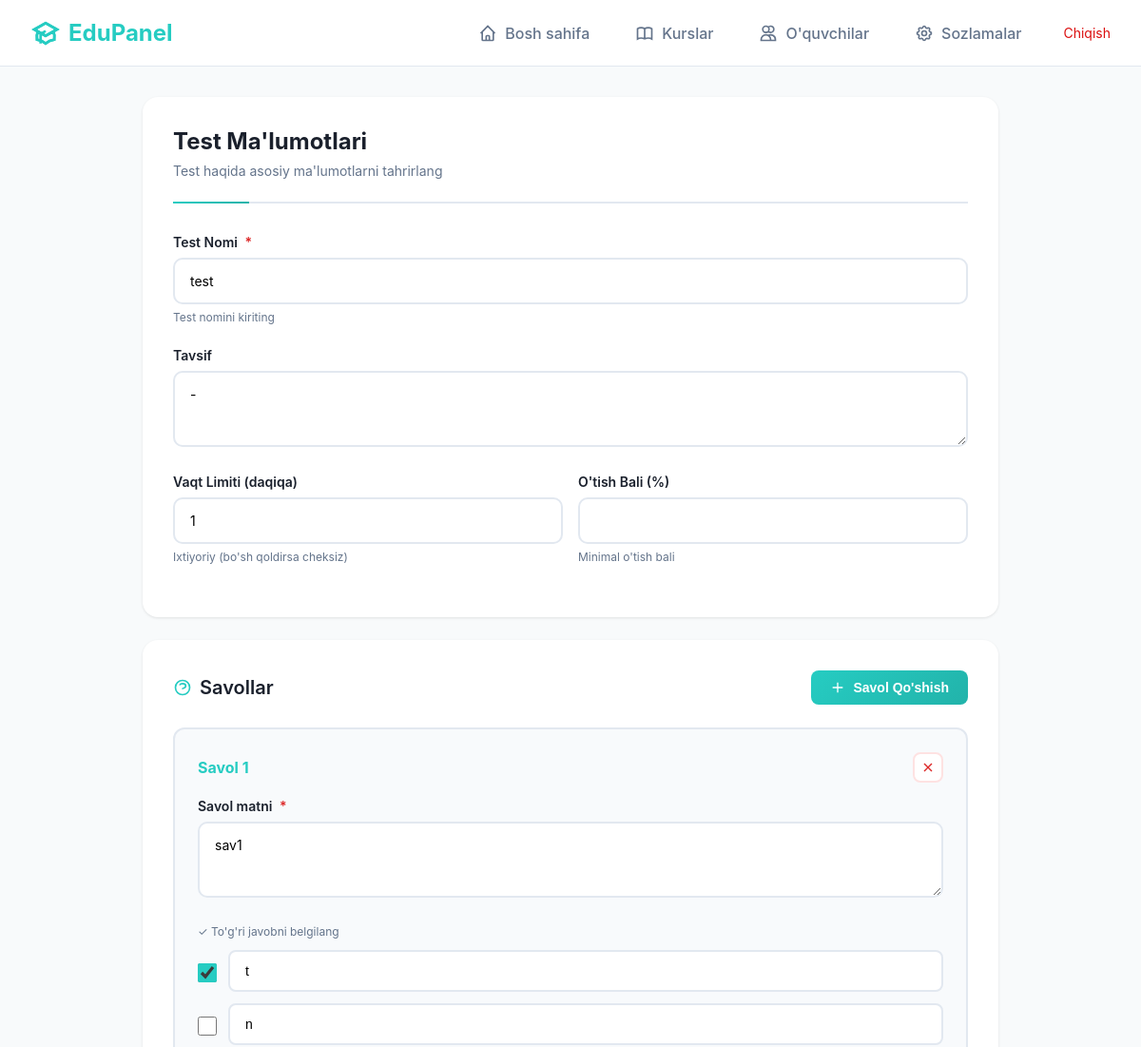
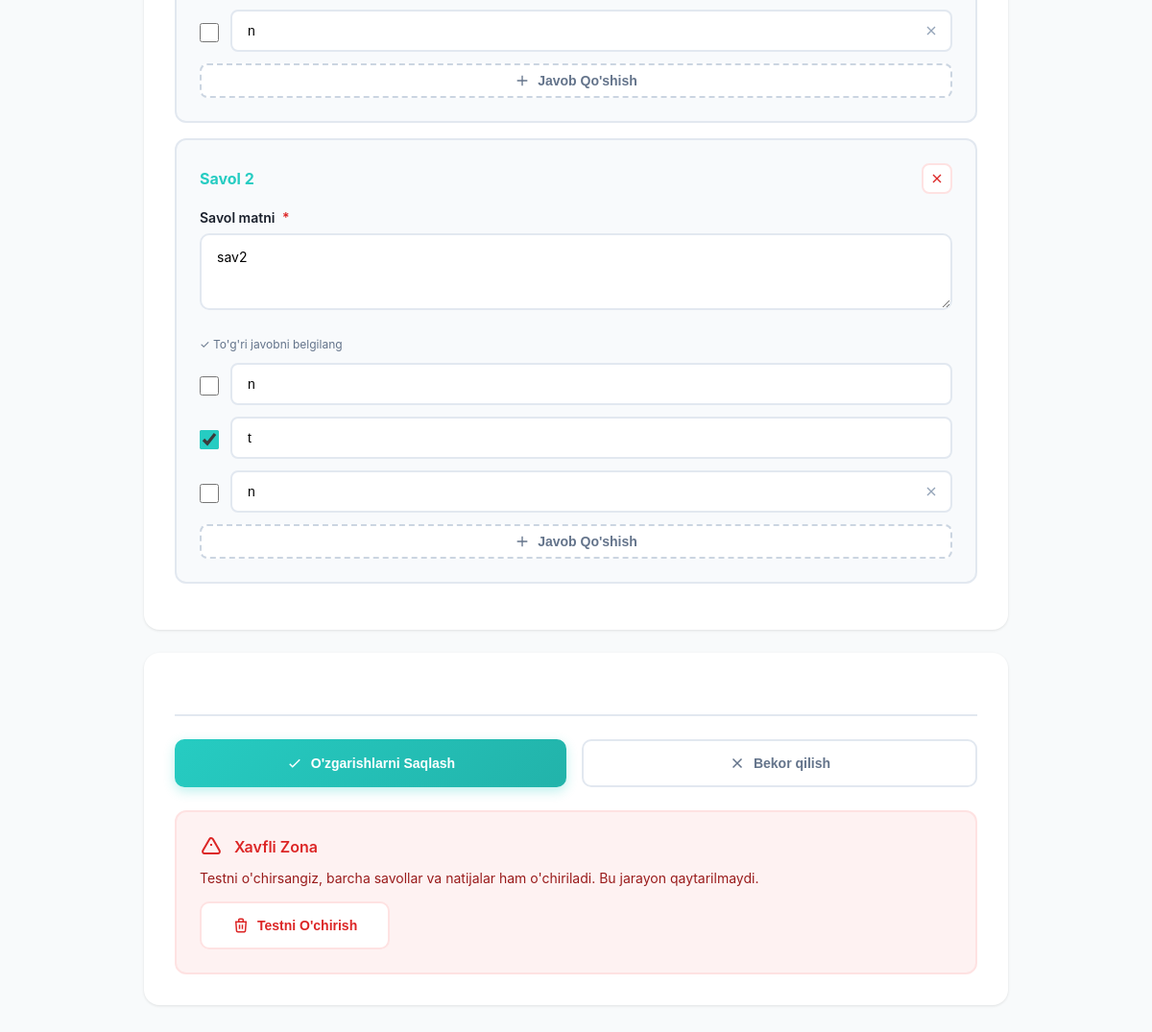
Screenshot of /teacher/tests/1/edit/ (signed in) with the database file from the repository (2 pictures, top to bottom).
### front/models.py (models this page shows, shortened)
class CourseTest(models.Model):
    course = models.ForeignKey(Course, on_delete=models.CASCADE, related_name='tests')
    title = models.CharField(max_length=255)
    description = models.TextField(blank=True, null=True)
    time_limit_minutes = models.PositiveIntegerField(blank=True, null=True)
    passing_score = models.FloatField(default=50.0)
    class Meta:
        verbose_name = "Kurs testi"
        verbose_name_plural = "Kurs testlari"

class TestQuestion(models.Model):
    test = models.ForeignKey(CourseTest, on_delete=models.CASCADE, related_name='questions')
    order = models.PositiveIntegerField(default=0)
    question_text = models.TextField()
    class Meta:
        ordering = ['order']
        unique_together = (('test', 'order'),)
        verbose_name = "Test savoli"
        verbose_name_plural = "Test savollari"

class TestAnswer(models.Model):
    question = models.ForeignKey(TestQuestion, on_delete=models.CASCADE, related_name='answers')
    order = models.PositiveIntegerField(default=0)
    answer_text = models.CharField(max_length=255)
    is_correct = models.BooleanField(default=False)
    class Meta:
        ordering = ['order']
        verbose_name = "Javob"
        verbose_name_plural = "Javoblar"

### teacher/views.py (the view, shortened to what this page needs)
# urls.py: path('tests/<int:test_id>/edit/', views.edit_test, name='edit_test'),
@teacher_required
def edit_test(request, test_id):
    test = get_object_or_404(CourseTest, id=test_id, course__teacher=request.user)
    return render(request, 'teacher/edit_test.html', {'test': test})

### teacher/views.py (called while the page is built)
def teacher_required(view_func):
    @wraps(view_func)
    def wrapper(request, *args, **kwargs):
        if not request.user.is_authenticated:
            return redirect('teacher:login')
        if request.user.user_type != UserType.TEACHER:
            messages.error(request, 'Faqat o\'qituvchilar kirishi mumkin!')
            logout(request)
            return redirect('teacher:login')
        return view_func(request, *args, **kwargs)
    return wrapper

### templates/teacher/edit_test.html (shortened to what this page needs)
{% extends 'teacher/base.html' %}
{% block content %}
<div class="form-container">
    <form method="POST" id="testForm">
        <div class="form-card">
            <div class="form-header">
                <h2 class="form-title">Test Ma'lumotlari</h2>
                <p class="form-subtitle">Test haqida asosiy ma'lumotlarni tahrirlang</p>
            </div>
            <div class="form-group">
                <label class="form-label">
                    Test Nomi
                    <span class="required">*</span>
                </label>
                <input
                    type="text"
                    name="title"
                    class="form-input"
                    value="{{ test.title }}"
                    placeholder="Masalan: 1-Modul yakuniy test"
                    required
                >
                <p class="form-help">Test nomini kiriting</p>
            </div>
            <div class="form-group">
                <label class="form-label">Tavsif</label>
                <textarea
                    name="description"
                    class="form-textarea"
                    placeholder="Test haqida qisqacha ma'lumot..."
                >{{ test.description }}</textarea>
            </div>
            <div class="form-grid">
                <div class="form-group">
                    <label class="form-label">Vaqt Limiti (daqiqa)</label>
                    <input
                        type="number"
                        name="time_limit_minutes"
                        class="form-input"
                        value="{{ test.time_limit_minutes|default:'' }}"
                        placeholder="30"
                        min="1"
                    >
                    <p class="form-help">Ixtiyoriy (bo'sh qoldirsa cheksiz)</p>
                </div>
                <div class="form-group">
                    <label class="form-label">O'tish Bali (%)</label>
                    <input
                        type="number"
                        name="passing_score"
                        class="form-input"
                        value="{{ test.passing_score }}"
                        min="0"
                        max="100"
                    >
                    <p class="form-help">Minimal o'tish bali</p>
                </div>
            </div>
        </div>
        <div class="form-card">
            <div class="section-header">
                <h2 class="section-title">
                    <svg viewBox="0 0 24 24" fill="none" stroke="currentColor" stroke-width="2">
                        <path d="M8.228 9c.549-1.165 2.03-2 3.772-2 2.21 0 4 1.343 4 3 0 1.4-1.278 2.575-3.006 2.907-.542.104-.994.54-.994 1.093m0 3h.01M21 12a9 9 0 11-18 0 9 9 0 0118 0z"/>
                    </svg>
                    Savollar
                </h2>
                <button type="button" class="add-question-btn" onclick="addQuestion()">
                    <svg viewBox="0 0 24 24" fill="none" stroke="currentColor" stroke-width="2">
                        <path d="M12 4v16m8-8H4"/>
                    </svg>
                    Savol Qo'shish
                </button>
            </div>
            <div id="questionsContainer">
                {% for question in test.questions.all %}
                <div class="question-card" id="question-{{ forloop.counter }}" data-question-id="{{ question.id }}">
                    <div class="question-header">
                        <span class="question-number">Savol {{ forloop.counter }}</span>
                        <button type="button" class="remove-question-btn" onclick="removeQuestion({{ forloop.counter }}, {{ question.id }})">
                            <svg viewBox="0 0 24 24" fill="none" stroke="currentColor" stroke-width="2">
                                <path d="M6 18L18 6M6 6l12 12"/>
                            </svg>
                        </button>
                    </div>
                    <div class="form-group">
                        <label class="form-label">
                            Savol matni
                            <span class="required">*</span>
                        </label>
                        <textarea
                            name="question_text_{{ forloop.counter }}"
                            class="form-textarea"
                            placeholder="Savol matnini kiriting..."
                            required
                        >{{ question.question_text }}</textarea>
                    </div>
                    <div class="answers-list" id="answers-{{ forloop.counter }}">
                        <p class="form-help" style="margin-bottom: 0.75rem;">✓ To'g'ri javobni belgilang</p>
                        {% for answer in question.answers.all %}
                        <div class="answer-item" id="answer-{{ forloop.parentloop.counter }}-{{ forloop.counter }}" data-answer-id="{{ answer.id }}">
                            <input
                                type="checkbox"
                                name="correct_answer_{{ forloop.parentloop.counter }}"
                                value="{{ forloop.counter }}"
                                class="answer-checkbox"
                                {% if answer.is_correct %}checked{% endif %}
                            >
                            <div class="answer-input-wrapper">
                                <input
                                    type="text"
                                    name="answer_{{ forloop.parentloop.counter }}_{{ forloop.counter }}"
                                    class="answer-input"
                                    value="{{ answer.answer_text }}"
                                    placeholder="Javob {{ forloop.counter }}"
                                    required
                                >
                                {% if forloop.counter > 2 %}
                                <button type="button" class="remove-answer-btn" onclick="removeAnswer({{ forloop.parentloop.counter }}, {{ forloop.counter }}, {{ answer.id }})">
                                    <svg viewBox="0 0 24 24" fill="none" stroke="currentColor" stroke-width="2">
                                        <path d="M6 18L18 6M6 6l12 12"/>
                                    </svg>
                                </button>
                                {% endif %}
                            </div>
                        </div>
                        {% endfor %}
                    </div>
                    <button type="button" class="add-answer-btn" onclick="addAnswer({{ forloop.counter }})">
                        <svg viewBox="0 0 24 24" fill="none" stroke="currentColor" stroke-width="2">
                            <path d="M12 4v16m8-8H4"/>
                        </svg>
                        Javob Qo'shish
                    </button>
                </div>
                {% endfor %}
            </div>
        </div>
        <div class="form-card">
            <div class="form-actions">
                <button type="submit" class="btn btn-primary">
                    <svg viewBox="0 0 24 24" fill="none" stroke="currentColor" stroke-width="2">
                        <path d="M5 13l4 4L19 7"/>
                    </svg>
                    O'zgarishlarni Saqlash
                </button>
                <button type="button" class="btn btn-secondary" onclick="window.history.back()">
                    <svg viewBox="0 0 24 24" fill="none" stroke="currentColor" stroke-width="2">
                        <path d="M6 18L18 6M6 6l12 12"/>
                    </svg>
                    Bekor qilish
                </button>
            </div>
            <div class="delete-section">
                <div class="delete-header">
                    <svg viewBox="0 0 24 24" fill="none" stroke="currentColor" stroke-width="2">
                        <path d="M12 9v2m0 4h.01m-6.938 4h13.856c1.54 0 2.502-1.667 1.732-3L13.732 4c-.77-1.333-2.694-1.333-3.464 0L3.34 16c-.77 1.333.192 3 1.732 3z"/>
                    </svg>
                    <h3>Xavfli Zona</h3>
                </div>
                <p class="delete-text">
                    Testni o'chirsangiz, barcha savollar va natijalar ham o'chiriladi. Bu jarayon qaytarilmaydi.
                </p>
                <button type="button" class="btn btn-danger" onclick="deleteTest()">
                    <svg viewBox="0 0 24 24" fill="none" stroke="currentColor" stroke-width="2">
                        <path d="M19 7l-.867 12.142A2 2 0 0116.138 21H7.862a2 2 0 01-1.995-1.858L5 7m5 4v6m4-6v6m1-10V4a1 1 0 00-1-1h-4a1 1 0 00-1 1v3M4 7h16"/>
                    </svg>
                    Testni O'chirish
                </button>
            </div>
        </div>
    </form>
</div>
{% endblock %}

### templates/teacher/base.html (style rules this page uses)
* { margin: 0; padding: 0; box-sizing: border-box; }
body { font-family: -apple-system, BlinkMacSystemFont, 'Segoe UI', Roboto, 'Helvetica Neue', Arial, sans-serif; background: #f8fafb; color: #2d3748; }

### rows the page displays
CourseTest: title "test", description "-", time_limit_minutes "1"
TestQuestion: question_text "sav1"
TestAnswer: is_correct "☑", answer_text "t"
TestAnswer: answer_text "n"
TestAnswer: answer_text "n"
TestQuestion: question_text "sav2"
TestAnswer: answer_text "n"
TestAnswer: is_correct "☑", answer_text "t"
TestAnswer: answer_text "n"
